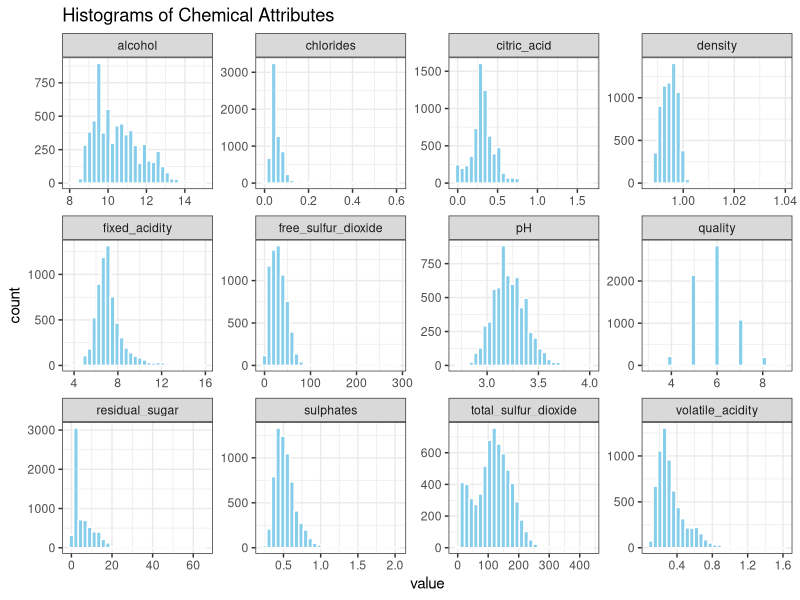
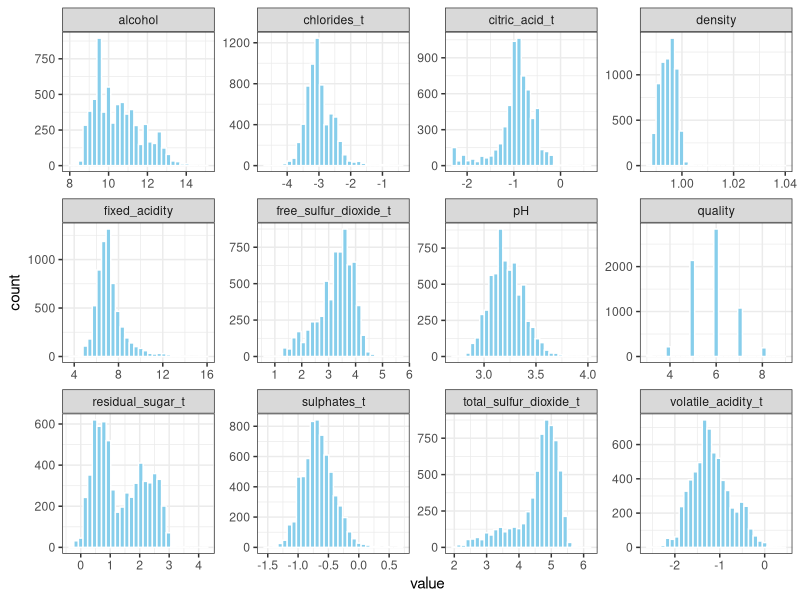
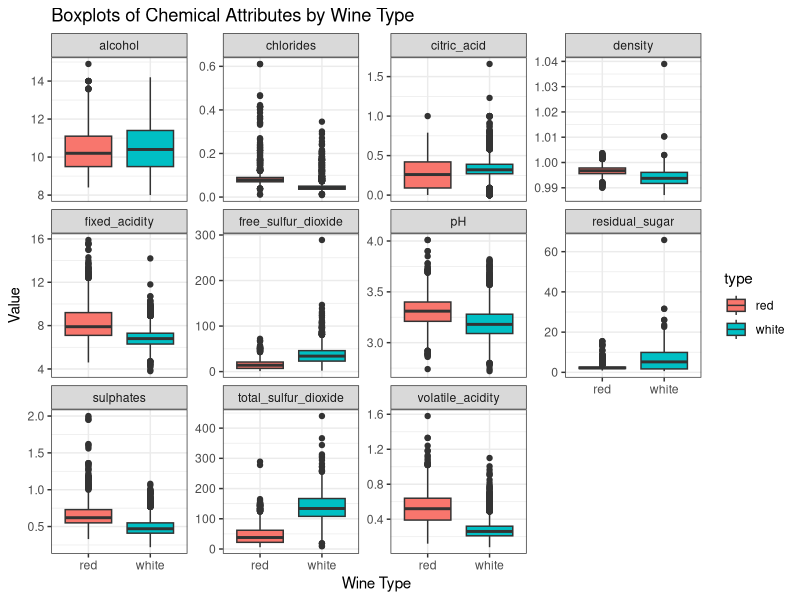
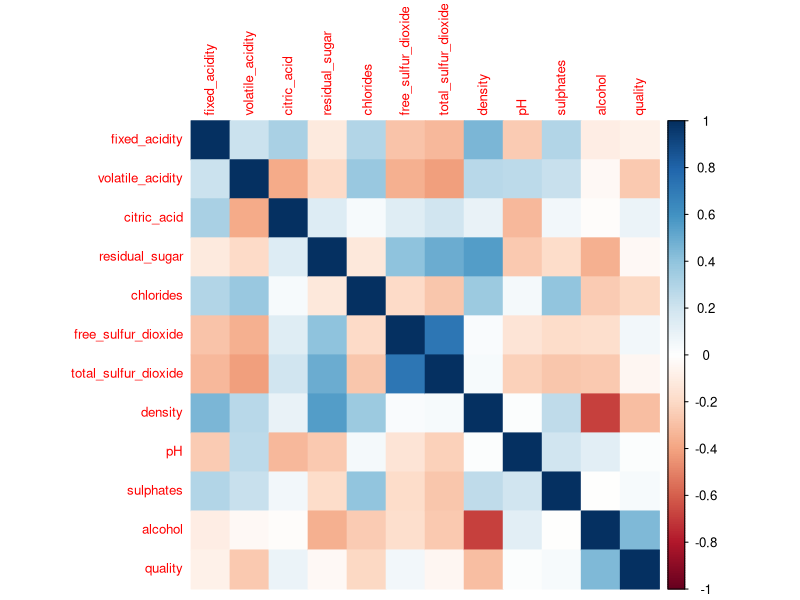
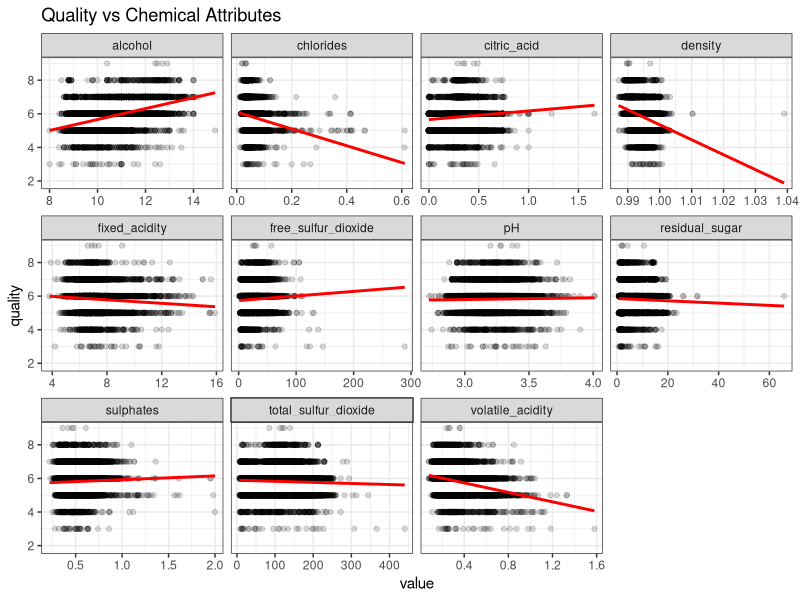
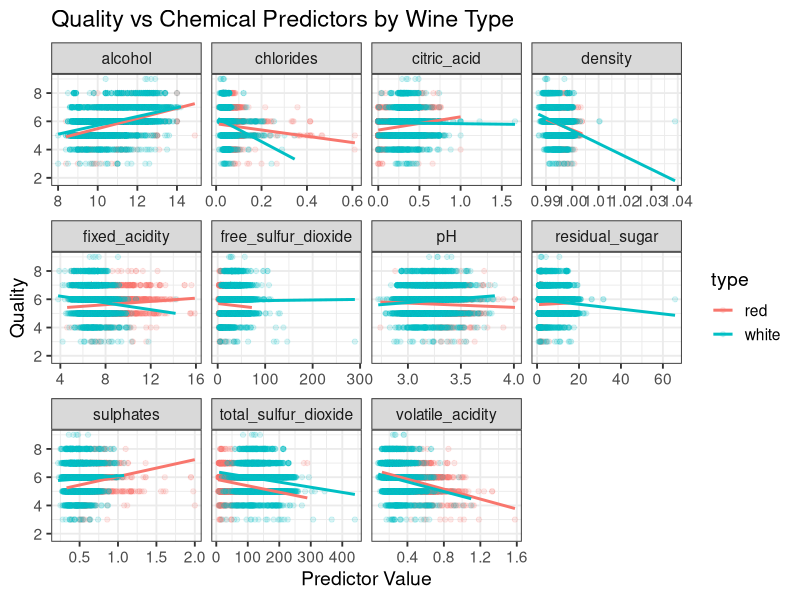
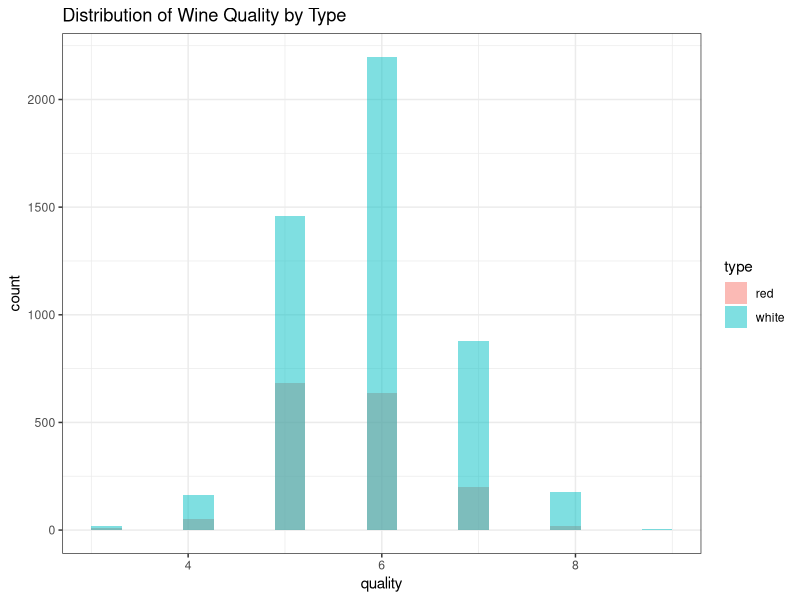

The R script that drew these images, in order:
## ---- chunk 1
# prep
library(tidyverse)
library(ggplot2)
library(tidyr)
library(corrplot)

wine <- read_csv("data/wine.csv")
wine <- wine |>
  mutate(
    type = factor(
      type,
      levels = c(0, 1),
      labels = c("red", "white")
    )
  )
## ---- chunk 2
# only numerical variables, excluding types
wine_numeric <- wine[, sapply(wine, is.numeric)]

wine_long <- pivot_longer(wine_numeric,
                          cols = everything(),
                          names_to = "variable",
                          values_to = "value")

ggplot(wine_long, aes(x = value)) +
  geom_histogram(bins = 30, fill = "skyblue", color = "white") +
  facet_wrap(~ variable, scales = "free") +
  theme_bw() +
  labs(title = "Histograms of Chemical Attributes")
## ---- chunk 3
wine_tf <- data.frame(
  # response
  quality = wine$quality,
  type = wine$type,
  
  # transformed predictors
  residual_sugar_t        = log(wine$residual_sugar + 0.1),
  total_sulfur_dioxide_t  = log(wine$total_sulfur_dioxide + 1),
  free_sulfur_dioxide_t   = log(wine$free_sulfur_dioxide + 1),
  chlorides_t             = log(wine$chlorides),
  volatile_acidity_t      = log(wine$volatile_acidity),
  sulphates_t             = log(wine$sulphates),
  citric_acid_t           = log(wine$citric_acid + 0.1),
  
  # raw predictors kept as-is
  alcohol          = wine$alcohol,
  fixed_acidity    = wine$fixed_acidity,
  pH               = wine$pH,
  density          = wine$density
)

## ---- chunk 4
wine_tf_numeric <- wine_tf[, sapply(wine_tf, is.numeric)]

wine_tf_long <- pivot_longer(wine_tf_numeric,
                          cols = everything(),
                          names_to = "variable",
                          values_to = "value")

ggplot(wine_tf_long, aes(x = value)) +
  geom_histogram(bins = 30, fill = "skyblue", color = "white") +
  facet_wrap(~ variable, scales = "free") +
  theme_bw()
## ---- chunk 5
# Boxplot: chemical variable by type
wine_long2 <- pivot_longer(wine,
                           cols = -c(type, quality),
                           names_to = "variable",
                           values_to = "value")

ggplot(wine_long2, aes(x = type, y = value, fill = type)) +
  geom_boxplot() +
  facet_wrap(~ variable, scales = "free_y") +
  theme_bw() +
  labs(title = "Boxplots of Chemical Attributes by Wine Type",
       x = "Wine Type", y = "Value")
## ---- chunk 6
corr_matrix <- cor(wine_numeric)   # numeric variables only
corrplot(corr_matrix, method = "color", tl.cex = 0.8)
## ---- chunk 7
ggplot(wine_long2, aes(x = value, y = quality)) +
  geom_point(alpha = 0.15) +
  geom_smooth(method = "lm", se = FALSE, color = "red") +
  facet_wrap(~ variable, scales = "free_x") +
  theme_bw() +
  labs(title = "Quality vs Chemical Attributes")
## ---- chunk 8
# modified：只选择原始数据中的数值型化学变量，排除 quality 和 type
predictors <- wine %>%
  select(-quality, -type) %>%
  select(where(is.numeric)) %>%
  colnames()

# modified：仅对上述 predictors 做 pivot_longer，不使用 transformed data
wine_long <- wine %>%
  pivot_longer(
    cols = all_of(predictors),
    names_to = "variable",
    values_to = "value"
  )

ggplot(wine_long, aes(x = value, y = quality, color = type)) +
  geom_point(alpha = 0.15) +
  geom_smooth(method = "lm", se = FALSE) +
  facet_wrap(~ variable, scales = "free_x") +
  theme_bw(base_size = 14) +
  labs(
    title = "Quality vs Chemical Predictors by Wine Type",
    x = "Predictor Value",
    y = "Quality"
  )

## ---- chunk 9
ggplot(wine, aes(x = quality, fill = type)) +
  geom_histogram(position = "identity", alpha = 0.5, bins = 20) +
  theme_bw() +
  labs(title = "Distribution of Wine Quality by Type")
